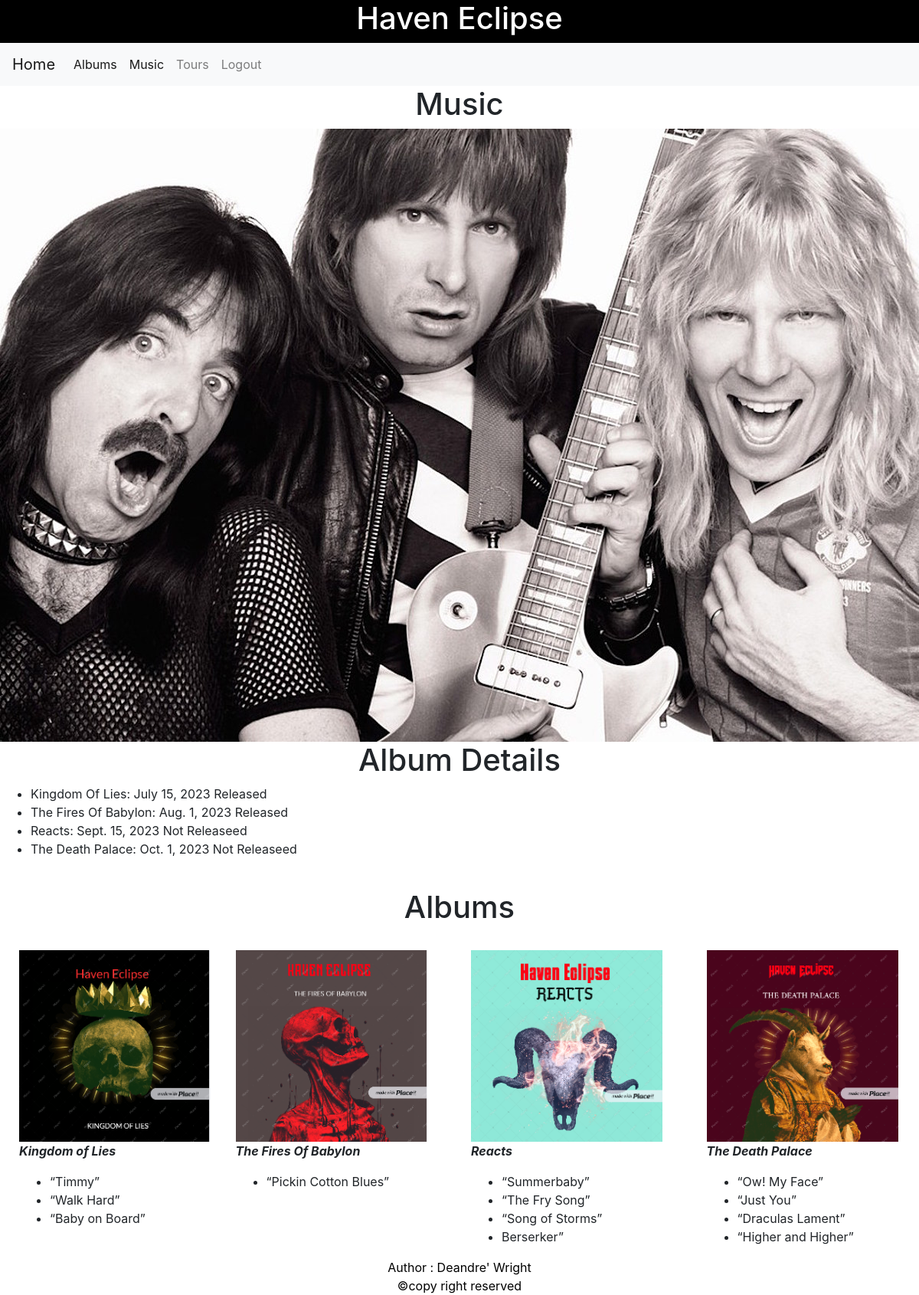
The app's page /music/ with its own data.
### band/models.py (models this page shows)
class MusicItem(models.Model):
    title = models.CharField(max_length=20)
    release_date = models.DateField()
    released = models.BooleanField(default=False)

### band/views.py (the view)
# urls.py: path('music/', views.music, name="music"),# Url path to the music page.
def music(request):
    items = MusicItem.objects.all()
    return render(request, "music.html", {"music": items })

### band/templates/music.html (shortened to what this page needs)
<!doctype html>
<html lang="en">
  <head>
    <link rel="stylesheet" href="https://cdn.jsdelivr.net/npm/bootstrap@4.0.0/dist/css/bootstrap.min.css">
  </head>
  <body>
    <div class="row" style="background-color: black;" >
        <div class="col-md-12" style="color: white;">
            <h1 style="text-align: center;">Haven Eclipse</h1>
        </div>
    </div>
    <nav class="navbar navbar-expand navbar-light bg-light">
      <a class="navbar-brand" href="/">Home</a>
      <div class="collapse navbar-collapse" id="navbarTogglerDemo02">
          <ul class="navbar-nav mr-auto mt-2 mt-lg-0">
            <li class="nav-item active">
              <a class="nav-link" href="#Albums">Albums<span class="sr-only">(current)</span></a>
            </li>
              <li class="nav-item active">
                <a class="nav-link" href="/music">Music<span class="sr-only">(current)</span></a>
              </li>
              <li class="nav-item">
                  <a class="nav-link" href="/tours">Tours <span class="sr-only">(current)</span></a>
              </li>
              <li class="nav-item">
                  <a class="nav-link" href="/user_auth/logout">Logout</a>
              </li>
          </ul>
      </div>
    </nav>
    <h1 style="text-align: center;">Music</h1>
     <div class="background">
      <img src="/static/images/stage.jpg" alt="band picture 1" width="100%">
    </div>
    <h1 style="text-align: center;">Album Details</h1>
      <ul>
        {% for song in music %}
        <li>
          {{ song.title }}:  {{ song.release_date }} {% if song.released %}Released{% else %}Not Releaseed {% endif %}
        </li>
        {% endfor %}
      </ul>
      <br>
        <h1 id="Albums" style="text-align: center;">Albums</h1>
      <br>
    <div class="row">
      <div class="col-md-3" style="padding-left: 30pt;">
        <img src="/static/images/song1.png" alt="album cover 1" width="250" height="250">
        <p><b><i>Kingdom of Lies</i></b></p>
        <ul>
          <li>“Timmy”</li>
          <li>“Walk Hard”</li>
          <li>“Baby on Board”</li>
        </ul>
      </div>
      <div class="col-md-3">
        <img src="/static/images/song2.png" alt="album cover 2" width="250" height="250">
        <p><b><i>The Fires Of Babylon</i></b></p>
        <ul>
          <li>“Pickin Cotton Blues”</li>
        </ul>
      </div>
      <div class="col-md-3">
        <img src="/static/images/song3.png" alt="album cover 3" width="250" height="250">
        <p><b><i>Reacts</i></b></p>
        <ul>
          <li>“Summerbaby”</li>
          <li>“The Fry Song”</li>
          <li>“Song of Storms”</li>
          <li>Berserker”</li>
        </ul>
      </div>
      <div class="col-md-3">
        <img src="/static/images/song4.png" alt="album cover 4" width="250" height="250">
        <p><b><i>The Death Palace</i></b></p>
        <ul>
          <li>“Ow! My Face”</li>
          <li>“Just You” </li>
          <li>“Draculas Lament” </li>
          <li>“Higher and Higher”</li>
        </ul>
      </div>
    </div>
            <div class="footer" style="color: rgb(0, 0, 0);" style="text-align: center;">
              <div style="text-align: center;">
                  <h7>Author : Deandre' Wright <br> &copy;copy right reserved <br></h7>
              </div>
          </div>
  </body>
</html>

### records on screen
MusicItem: title "Kingdom Of Lies", release_date "July 15, 2023", released "Released"
MusicItem: title "The Fires Of Babylon", release_date "Aug. 1, 2023", released "Released"
MusicItem: title "Reacts", release_date "Sept. 15, 2023", released "Not Releaseed"
MusicItem: title "The Death Palace", release_date "Oct. 1, 2023", released "Not Releaseed"
